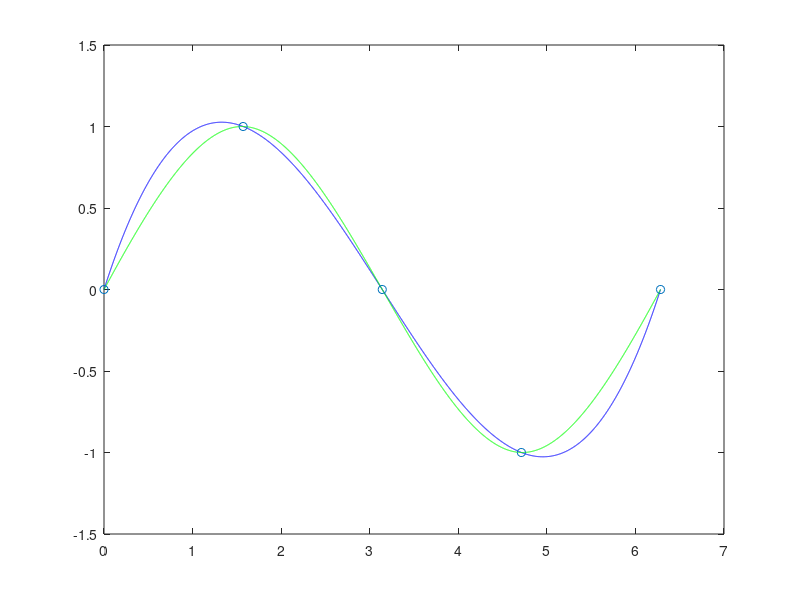

Write MATLAB code to recreate this figure.
%a)
X = [0 pi/2 pi 3.*pi/2 2.*pi];
x = 0:0.001:2*pi;
f = @(x) sin(x);
fx = f(x);

fct = f(pi/4)
sp = spline(X, f(X), pi/4)
cl = spline(X, [1 f(X) 1], pi/4)



%b)
s = spline (X, f(X), x);
cs = spline (X, [1 f(X) 1], x);

plot(x, s, 'b')
hold on
plot(x, cs, 'g')
hold on
plot(X, f(X), 'o')
